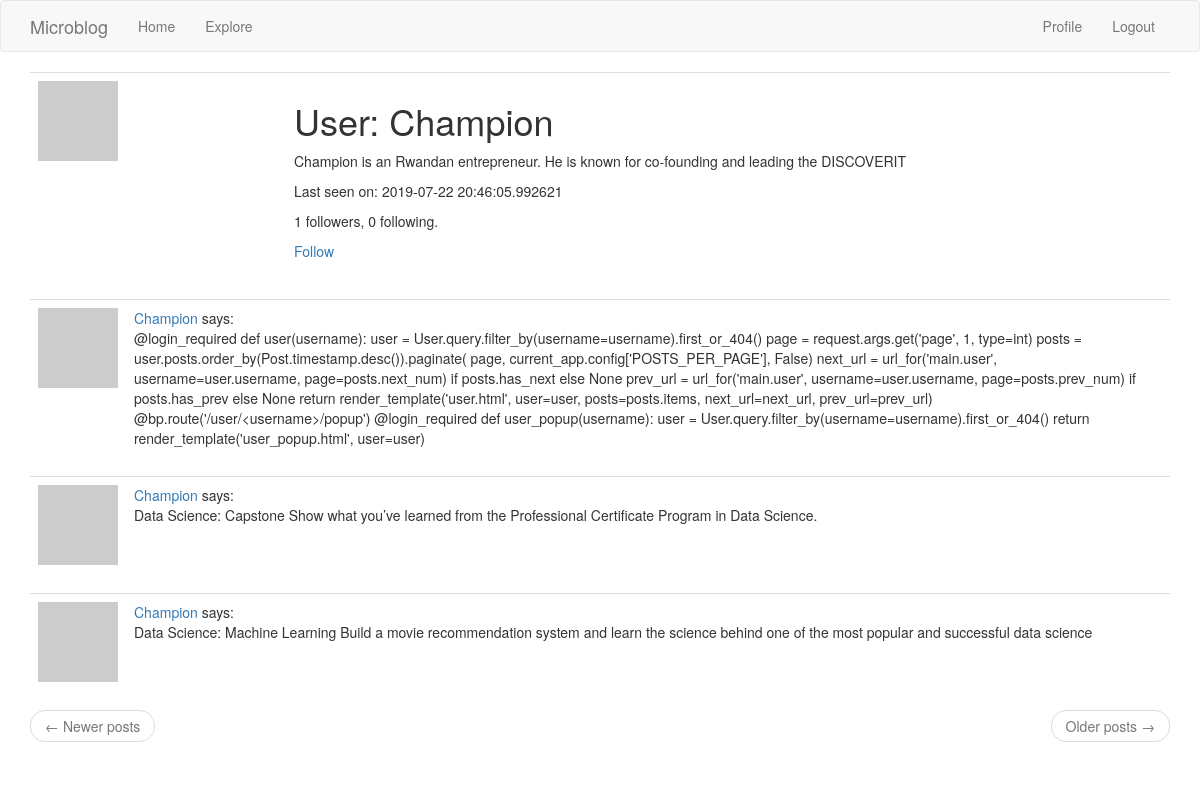
Page /user/Champion (signed in) on the committed database.
### app/models.py (models this page shows, shortened)
class Users(UserMixin, db.Model):
    id = db.Column(db.Integer, primary_key=True)
    username = db.Column(db.String(64), index=True, unique=True)
    email = db.Column(db.String(120), index=True, unique=True)
    password_hash = db.Column(db.String(128))
    posts = db.relationship('Post', backref='author', lazy='dynamic')
    about_me = db.Column(db.String(140))
    last_seen = db.Column(db.DateTime, default=datetime.utcnow)
    followed = db.relationship(
        'Users', secondary=followers,
        primaryjoin=(followers.c.follower_id == id),
        secondaryjoin=(followers.c.followed_id == id),
        backref=db.backref('followers', lazy='dynamic'), lazy='dynamic')
    def avatar(self, size):
        digest = md5(self.email.lower().encode('utf-8')).hexdigest()
        return 'https://www.gravatar.com/avatar/{}?d=identicon&s={}'.format(
            digest, size)
    def is_following(self, user):
        return self.followed.filter(
            followers.c.followed_id == user.id).count() > 0

class Post(db.Model):
    id = db.Column(db.Integer, primary_key=True)
    body = db.Column(db.String(140))
    timestamp = db.Column(db.DateTime, index=True, default=datetime.utcnow)
    user_id = db.Column(db.Integer, db.ForeignKey('users.id'))

### app/routes.py (the view)
@app.route('/user/<username>')
@login_required
def user(username):
    user = Users.query.filter_by(username=username).first_or_404()
    page = request.args.get('page', 1, type=int)
    posts = user.posts.order_by(Post.timestamp.desc()).paginate(
        page, app.config['POSTS_PER_PAGE'], False)
    next_url = url_for('user', username=user.username, page=posts.next_num) \
        if posts.has_next else None
    prev_url = url_for('user', username=user.username, page=posts.prev_num) \
        if posts.has_prev else None
    return render_template('user.html', user=user, posts=posts.items,
                           next_url=next_url, prev_url=prev_url)

### app/models.py (called while the page is built)
@login.user_loader
def load_user(id):
    return Users.query.get(int(id))

### app/routes.py (called while the page is built)
@app.before_request
def before_request():
    if current_user.is_authenticated:
        current_user.last_seen = datetime.utcnow()
        db.session.commit()

### app/templates/user.html
{% extends "base.html" %}
{% block app_content %}
    <table class="table table-hover">
        <tr>
            <td width="256px"><img src="{{ user.avatar(256) }}"></td>
            <td>
                <h1>User: {{ user.username }}</h1>
                {% if user.about_me %}<p>{{ user.about_me }}</p>{% endif %}
                {% if user.last_seen %}<p>Last seen on: {{ user.last_seen }}</p>{% endif %}
                <p>{{ user.followers.count() }} followers, {{ user.followed.count() }} following.</p>
                {% if user == current_user %}
                <p><a href="{{ url_for('edit_profile') }}">Edit your profile</a></p>
                {% elif not current_user.is_following(user) %}
                <p><a href="{{ url_for('follow', username=user.username) }}">Follow</a></p>
                {% else %}
                <p><a href="{{ url_for('unfollow', username=user.username) }}">Unfollow</a></p>
                {% endif %}
            </td>
        </tr>
    </table>
    {% for post in posts %}
        {% include '_post.html' %}
    {% endfor %}
    <nav aria-label="...">
        <ul class="pager">
            <li class="previous{% if not prev_url %} disabled{% endif %}">
                <a href="{{ prev_url or '#' }}">
                    <span aria-hidden="true">&larr;</span> Newer posts
                </a>
            </li>
            <li class="next{% if not next_url %} disabled{% endif %}">
                <a href="{{ next_url or '#' }}">
                    Older posts <span aria-hidden="true">&rarr;</span>
                </a>
            </li>
        </ul>
    </nav>
{% endblock %}

### app/templates/_post.html
  <table class="table table-hover">
        <tr>
            <td width="70px">
                <a href="{{ url_for('user', username=post.author.username) }}">
                    <img src="{{ post.author.avatar(70) }}" />
                </a>
            </td>
            <td>
                <a href="{{ url_for('user', username=post.author.username) }}">
                    {{ post.author.username }}
                </a>
                says:
                <br>
                {{ post.body }}
            </td>
        </tr>
    </table>

### rows in the picture
Users: username "Champion", about_me "Champion is an Rwandan entrepreneur. He is known for co-founding and leading the DISCOVERIT", last_seen "2019-07-22 20:46:05.992621"
Post: author.username "Champion", body "@login_required def user(username): user = User.query.filter_by(username=username).first_or_404() page = request.args.get('page', 1, type=int) posts = user.posts.order_by(Post.timestamp.desc()).paginate( page, current_app.config['POSTS_PER_PAGE'], False) next_url = url_for('main.user', username=user.username, page=posts.next_num) if posts.has_next else None prev_url = url_for('main.user', username=user.username, page=posts.prev_num) if posts.has_prev else None return render_template('user.html', user=user, posts=posts.items, next_url=next_url, prev_url=prev_url) @bp.route('/user/<username>/popup') @login_required def user_popup(username): user =…"
Post: author.username "Champion", body "Data Science: Capstone Show what you’ve learned from the Professional Certificate Program in Data Science."
Post: author.username "Champion", body "Data Science: Machine Learning Build a movie recommendation system and learn the science behind one of the most popular and successful data science"

### other values in the picture
{{ user.followers.count() }} "1"
{{ user.followed.count() }} "0"
